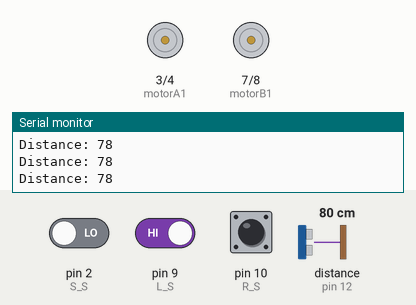
A sketch run on a simulated Arduino Uno, built with avr-gcc and run on an emulated ATmega328P. Parts: motor-driver pin pairs drawn as motors (green arrow = first pin HIGH = forward, orange = second pin HIGH = backward, longer = more drive, scaled by the enable pin), the last lines printed to the serial monitor. Wiring (inferred from the names in the program): ultrasonic range finder: trigger pin 11; echo pin 12. The inputs (shaded band) are chosen by the test bench; at power-on: distance to the obstacle (sensor on pin 12) 80 cm, pin 9 (L_S) HIGH, pin 2 (S_S) LOW, pin 10 (R_S) HIGH. The echo pulse lasts 58.3 µs per cm.

Above: at 3.2 s.
3.3 s: distance to the obstacle (sensor on pin 12) set to 14 cm
4.8 s: distance to the obstacle (sensor on pin 12) set to 11 cm
At 4.99 s:
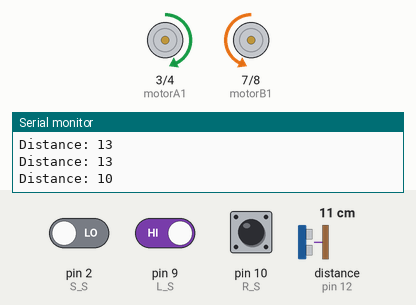
At 6.5 s:
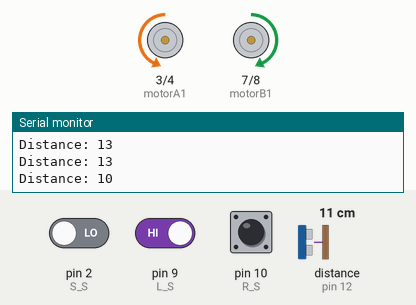
7.8 s: distance to the obstacle (sensor on pin 12) set to 18 cm
10.8 s: pin 9 (L_S) driven LOW
At 11.6 s:
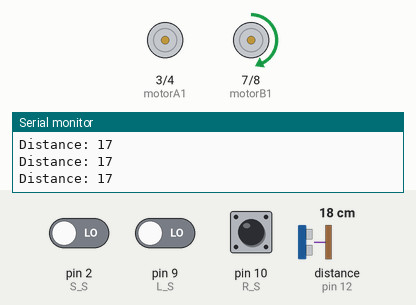
12.3 s: distance to the obstacle (sensor on pin 12) set to 2 cm
At 14.8 s:
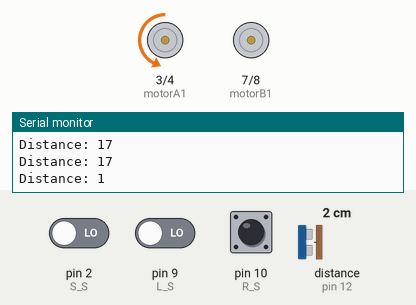
15.3 s: pin 9 (L_S) driven HIGH
Timing chart, 0 to 19.3 s (numbered marks = the images above; inputs shaded):
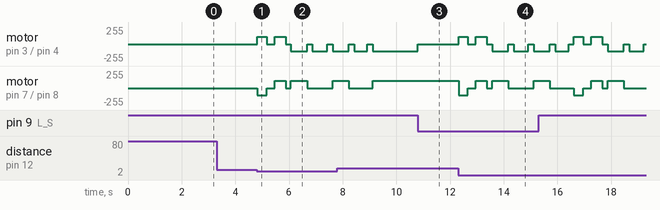

The sketch:

robot_do_line_v2_cai_tien.ino
```cpp
int stop_distance = 12;// Khoảng cách phát hiện vật cản
//Kết nối SRF 05 OR 04
const int trigPin = 11; // kết nối chân trig với chân 11 arduino
const int echoPin = 12; // kết nối chân echo với chân 12 arduino

//L298 kết nối arduino
const int motorA1      = 3;  // kết nối chân IN1 với chân 3 arduino
const int motorA2      = 4;  // kết nối chân IN2 với chân 4 arduino
const int motorAspeed  = 5;  // kết nối chân ENA với chân 5 arduino
const int motorB1      = 7; // kết nối chân IN3 với chân 7 arduino
const int motorB2      = 8; // kết nối chân IN4 với chân 8 arduino
const int motorBspeed  = 6;  // kết nối chân ENB với chân 6 arduino

//kết nối của 3 cảm biến hồng ngoại (dò line )
const int L_S = 9; // cb dò line phải
const int S_S = 2; // cb dò line giữa
const int R_S = 10; //cb dò line trái

int left_sensor_state;// biến lưu cảm biến hồng ngoại line trái
int s_sensor_state;   // biến lưu cảm biến hồng ngoại line giữa
int right_sensor_state;// biến lưu cảm biến hồng ngoại line phải

long duration; //
int distance;  // biến khoảng cách


void setup() {
  pinMode(L_S, INPUT); // chân cảm biến khai báo là đầu vào
  pinMode(R_S, INPUT);
  pinMode(S_S, INPUT);
  pinMode(motorA1, OUTPUT);
  pinMode(motorA2, OUTPUT);
  pinMode(motorB1, OUTPUT);
  pinMode(motorB2, OUTPUT);
  pinMode(motorAspeed, OUTPUT);
  pinMode(motorBspeed, OUTPUT);
  pinMode(trigPin, OUTPUT);
  pinMode(echoPin, INPUT);

  Serial.begin(9600);
  analogWrite(motorAspeed, 110); // tốc độ động cơ a ban đầu 120 ( 0 - 255)
  analogWrite(motorBspeed, 110);// tốc độ động cơ b ban đầu 120 ( 0 - 255)
  delay(2000);

}

void loop() {
  digitalWrite(trigPin, LOW);
  delayMicroseconds(2);
  digitalWrite(trigPin, HIGH);
  delayMicroseconds(10);
  digitalWrite(trigPin, LOW);
  duration = pulseIn(echoPin, HIGH);
  distance = duration * 0.034 / 2;
  Serial.print("Distance: ");
  Serial.println(distance);

  left_sensor_state = digitalRead(L_S);
  s_sensor_state = digitalRead(S_S);
  right_sensor_state = digitalRead(R_S);

  if ((digitalRead(L_S) == 0) && (digitalRead(S_S) == 1) && (digitalRead(R_S) == 0)) {
    forword(); // đi tiến
  }

  if ((digitalRead(L_S) == 1) && (digitalRead(S_S) == 1) && (digitalRead(R_S) == 0)) {
    turnLeft(); // rẻ trái
  }
  if ((digitalRead(L_S) == 1) && (digitalRead(S_S) == 0) && (digitalRead(R_S) == 0)) {
    turnLeft(); // rẻ trái
  }

  if ((digitalRead(L_S) == 0) && (digitalRead(S_S) == 1) && (digitalRead(R_S) == 1)) {
    turnRight(); // rẻ phải
  }
  if ((digitalRead(L_S) == 0) && (digitalRead(S_S) == 0) && (digitalRead(R_S) == 1)) {
    turnRight(); // rẻ phải
  }

  if ((digitalRead(L_S) == 1) && (digitalRead(S_S) == 1) && (digitalRead(R_S) == 1)) {
    Stop(); // stop
  }


  if (distance < stop_distance) // nếu khoảng cách nhỏ hơn giới hạn
  {

    digitalWrite (motorA1, HIGH); // cho xe robot chạy lùi 1 đoạn
    digitalWrite(motorA2, LOW);
    digitalWrite (motorB1, LOW);
    digitalWrite(motorB2, HIGH);
    delay(350);

    digitalWrite (motorA1, LOW);
    digitalWrite(motorA2, LOW);
    digitalWrite (motorB1, LOW);
    digitalWrite(motorB2, LOW);
    delay(300);


    digitalWrite (motorA1, HIGH); // cho xe robot xoay sang trái
    digitalWrite(motorA2, LOW);
    digitalWrite (motorB1, HIGH);
    digitalWrite(motorB2, LOW);
    delay(400);
    digitalWrite (motorA1, LOW);
    digitalWrite(motorA2, LOW);
    digitalWrite (motorB1, LOW);
    digitalWrite(motorB2, LOW);
    delay(200);

    digitalWrite (motorA1, LOW); //cho xe robot đi thẳng 1 đoạn
    digitalWrite(motorA2, HIGH);
    digitalWrite (motorB1, HIGH);
    digitalWrite(motorB2, LOW);
    delay(600);
    digitalWrite (motorA1, LOW);
    digitalWrite(motorA2, LOW);
    digitalWrite (motorB1, LOW);
    digitalWrite(motorB2, LOW);
    delay(200);


    digitalWrite (motorA1, LOW); // cho xe robot xoay phải 1 đoạn
    digitalWrite(motorA2, HIGH);
    digitalWrite (motorB1, LOW);
    digitalWrite(motorB2, LOW);
    delay(550);
    digitalWrite (motorA1, LOW);
    digitalWrite(motorA2, LOW);
    digitalWrite (motorB1, LOW);
    digitalWrite(motorB2, LOW);
    delay(200);

    ///////////////////
    digitalWrite (motorA1, LOW); //cho xe robot đi thẳng 1 đoạn
    digitalWrite(motorA2, HIGH);
    digitalWrite (motorB1, HIGH);
    digitalWrite(motorB2, LOW);
    delay(600);
    digitalWrite (motorA1, LOW);
    digitalWrite(motorA2, LOW);
    digitalWrite (motorB1, LOW);
    digitalWrite(motorB2, LOW);
    delay(200);

    ////////////////////////
    digitalWrite (motorA1, LOW); //cho xe robot xoay phải 1 đoạn
    digitalWrite(motorA2, HIGH);
    digitalWrite (motorB1, LOW);
    digitalWrite(motorB2, LOW);
    delay(500);
    digitalWrite (motorA1, LOW);
    digitalWrite(motorA2, LOW);
    digitalWrite (motorB1, LOW);
    digitalWrite(motorB2, LOW);
    delay(200);

    digitalWrite (motorA1, LOW); //cho xe robot đi thẳng 1
    digitalWrite(motorA2, HIGH);
    digitalWrite (motorB1, HIGH);
    digitalWrite(motorB2, LOW);

    while (left_sensor_state == LOW) {

      left_sensor_state = digitalRead(L_S);
      s_sensor_state = digitalRead(S_S);
      right_sensor_state = digitalRead(R_S);
      Serial.println("in the first while");

    }

  }
}

void forword() { // chương trình con xe robot đi tiến

  digitalWrite (motorA1, LOW);
  digitalWrite(motorA2, HIGH);
  digitalWrite (motorB1, HIGH);
  digitalWrite(motorB2, LOW);
}


void turnRight() {

  digitalWrite (motorA1, LOW);
  digitalWrite(motorA2, LOW);
  digitalWrite (motorB1, HIGH);
  digitalWrite(motorB2, LOW);
}

void turnLeft() {

  digitalWrite (motorA1, LOW);
  digitalWrite(motorA2, HIGH);
  digitalWrite (motorB1, LOW);
  digitalWrite(motorB2, LOW);
}

void Stop() {

  digitalWrite (motorA1, LOW);
  digitalWrite(motorA2, LOW);
  digitalWrite (motorB1, LOW);
  digitalWrite(motorB2, LOW);
}
```

Measured:
- the behaviour switches between 13 and 12 cm on distance to the obstacle (sensor on pin 12) (found by bisection; images 0 and 1)
- after the input at 10.8 s, motor on pin 3 (motorA1) / pin 4 (motorA2): backward 110/255 → stopped at once
